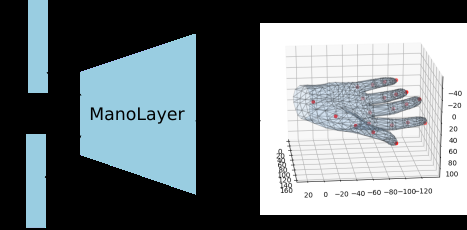
#> input picture pose_data_optimize/manopth/assets/mano_layer.png, 467 x 230 px
$ python -i augutils.py   (imports and definitions only)
#> lines starting #> are read from the running program, lines starting #| are printed output that depends on the picture
import random

import numpy as np
from PIL import Image, ImageEnhance


def get_color_params(brightness=0, contrast=0, saturation=0, hue=0):
    if brightness > 0:
        bright_factor = random.uniform(max(0, 1 - brightness), 1 + brightness)
    else:
        bright_factor = None

    if contrast > 0:
        contrast_factor = random.uniform(max(0, 1 - contrast), 1 + contrast)
    else:
        contrast_factor = None

    if saturation > 0:
        sat_factor = random.uniform(max(0, 1 - saturation), 1 + saturation)
    else:
        sat_factor = None

    if hue > 0:
        hue_factor = random.uniform(-hue, hue)
    else:
        hue_factor = None
    return bright_factor, contrast_factor, sat_factor, hue_factor


def apply_jitter(img, brightness=0, contrast=0, saturation=0, hue=0):
    # Create img transform function sequence
    img_transforms = []
    if brightness is not None:
        img_transforms.append(
            lambda img: _adjust_brightness(img, brightness)
        )
    if saturation is not None:
        img_transforms.append(
            lambda img: _adjust_saturation(img, saturation)
        )
    if hue is not None:
        img_transforms.append(lambda img: _adjust_hue(img, hue))
    if contrast is not None:
        img_transforms.append(
            lambda img: _adjust_contrast(img, contrast)
        )
    random.shuffle(img_transforms)

    jittered_img = img
    for func in img_transforms:
        jittered_img = func(jittered_img)
    return jittered_img


def color_jitter(img, brightness=0, contrast=0, saturation=0, hue=0):
    brightness, contrast, saturation, hue = get_color_params(
        brightness=brightness,
        contrast=contrast,
        saturation=saturation,
        hue=hue,
    )
    jittered_img = apply_jitter(
        img,
        brightness=brightness,
        contrast=contrast,
        saturation=saturation,
        hue=hue,
    )
    return jittered_img


# [91 lines left out: functions transform_coords, transform_img, get_affine_transform, get_affine_trans_no_rot, get_affine_transform_bak, not called in this run]


def _is_pil_image(img):
    return isinstance(img, Image.Image)


# [107 lines left out: functions _adjust_brightness, _adjust_contrast, _adjust_saturation, _adjust_hue, not called in this run]

>>> import cv2
>>> picture = cv2.imread('../../manopth/assets/mano_layer.png', cv2.IMREAD_GRAYSCALE)
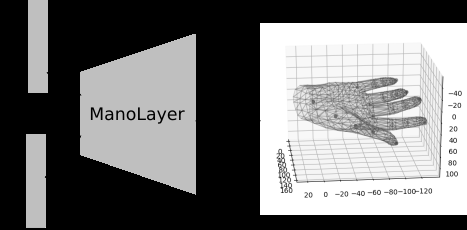
#> picture: shape (230, 467); min 0, max 255, mean 116.8
>>> result = color_jitter(picture)

$ run again, on pose_data_optimize/manopth/assets/random_hand.png
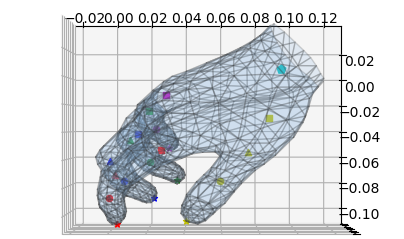
#> input picture pose_data_optimize/manopth/assets/random_hand.png, 404 x 239 px
#> `picture = cv2.imread('../../manopth/assets/mano_layer.png', cv2.IMREAD..`:
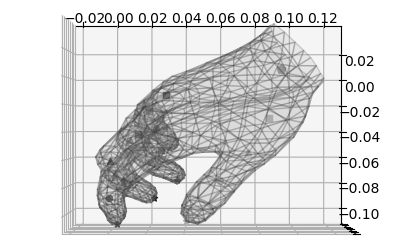
#> picture: shape (239, 404); min 0, max 255, mean 218
